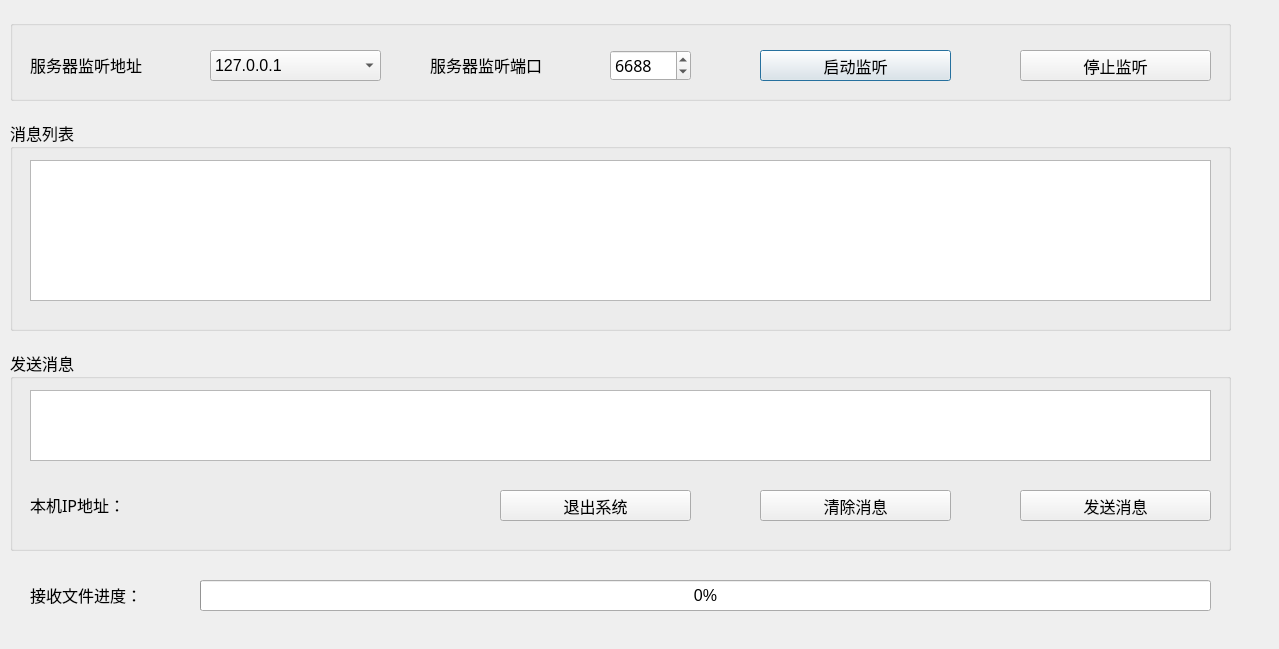
<?xml version="1.0" encoding="UTF-8"?>
<ui version="4.0">
 <class>MainDialog</class>
 <widget class="QDialog" name="MainDialog">
  <property name="geometry">
   <rect>
    <x>0</x>
    <y>0</y>
    <width>1279</width>
    <height>649</height>
   </rect>
  </property>
  <property name="font">
   <font>
    <pointsize>12</pointsize>
   </font>
  </property>
  <property name="windowTitle">
   <string>客户端与服务器架构系统-TCP服务器</string>
  </property>
  <property name="windowIcon">
   <iconset resource="resource.qrc">
    <normaloff>:/new/prefix1/images/logo.ico</normaloff>:/new/prefix1/images/logo.ico</iconset>
  </property>
  <widget class="QGroupBox" name="groupBox">
   <property name="geometry">
    <rect>
     <x>10</x>
     <y>20</y>
     <width>1221</width>
     <height>81</height>
    </rect>
   </property>
   <property name="title">
    <string/>
   </property>
   <widget class="QLabel" name="label_server">
    <property name="geometry">
     <rect>
      <x>20</x>
      <y>30</y>
      <width>281</width>
      <height>31</height>
     </rect>
    </property>
    <property name="font">
     <font>
      <family>微软雅黑</family>
     </font>
    </property>
    <property name="text">
     <string>&lt;html&gt;&lt;head/&gt;&lt;body&gt;&lt;p&gt;&lt;span style=&quot; font-size:12pt;&quot;&gt;服务器监听地址&lt;/span&gt;&lt;/p&gt;&lt;/body&gt;&lt;/html&gt;</string>
    </property>
   </widget>
   <widget class="QLabel" name="label_port">
    <property name="geometry">
     <rect>
      <x>420</x>
      <y>30</y>
      <width>251</width>
      <height>31</height>
     </rect>
    </property>
    <property name="font">
     <font>
      <family>微软雅黑</family>
     </font>
    </property>
    <property name="text">
     <string>&lt;html&gt;&lt;head/&gt;&lt;body&gt;&lt;p&gt;&lt;span style=&quot; font-size:12pt;&quot;&gt;服务器监听端口&lt;/span&gt;&lt;/p&gt;&lt;/body&gt;&lt;/html&gt;</string>
    </property>
   </widget>
   <widget class="QSpinBox" name="spinBox_ClientPort">
    <property name="geometry">
     <rect>
      <x>600</x>
      <y>30</y>
      <width>81</width>
      <height>31</height>
     </rect>
    </property>
    <property name="font">
     <font>
      <family>微软雅黑</family>
      <pointsize>12</pointsize>
     </font>
    </property>
    <property name="maximum">
     <number>65535</number>
    </property>
    <property name="value">
     <number>6688</number>
    </property>
   </widget>
   <widget class="QComboBox" name="comboBox_ClientIP">
    <property name="geometry">
     <rect>
      <x>200</x>
      <y>30</y>
      <width>171</width>
      <height>31</height>
     </rect>
    </property>
    <item>
     <property name="text">
      <string>127.0.0.1</string>
     </property>
    </item>
   </widget>
   <widget class="QPushButton" name="pushButton_StartListening">
    <property name="geometry">
     <rect>
      <x>750</x>
      <y>30</y>
      <width>191</width>
      <height>31</height>
     </rect>
    </property>
    <property name="font">
     <font>
      <family>微软雅黑</family>
     </font>
    </property>
    <property name="text">
     <string>启动监听</string>
    </property>
    <property name="icon">
     <iconset resource="resource.qrc">
      <normaloff>:/new/prefix1/images/start.ico</normaloff>:/new/prefix1/images/start.ico</iconset>
    </property>
   </widget>
   <widget class="QPushButton" name="pushButton_StopListening">
    <property name="geometry">
     <rect>
      <x>1010</x>
      <y>30</y>
      <width>191</width>
      <height>31</height>
     </rect>
    </property>
    <property name="font">
     <font>
      <family>微软雅黑</family>
     </font>
    </property>
    <property name="text">
     <string>停止监听</string>
    </property>
    <property name="icon">
     <iconset resource="resource.qrc">
      <normaloff>:/new/prefix1/images/stop.ico</normaloff>:/new/prefix1/images/stop.ico</iconset>
    </property>
   </widget>
  </widget>
  <widget class="QGroupBox" name="groupBox_2">
   <property name="geometry">
    <rect>
     <x>10</x>
     <y>120</y>
     <width>1221</width>
     <height>211</height>
    </rect>
   </property>
   <property name="font">
    <font>
     <family>微软雅黑</family>
     <pointsize>12</pointsize>
    </font>
   </property>
   <property name="title">
    <string>消息列表</string>
   </property>
   <widget class="QPlainTextEdit" name="plainTextEdit_MsgList">
    <property name="geometry">
     <rect>
      <x>20</x>
      <y>40</y>
      <width>1181</width>
      <height>141</height>
     </rect>
    </property>
   </widget>
  </widget>
  <widget class="QGroupBox" name="groupBox_3">
   <property name="geometry">
    <rect>
     <x>10</x>
     <y>350</y>
     <width>1221</width>
     <height>201</height>
    </rect>
   </property>
   <property name="font">
    <font>
     <family>微软雅黑</family>
     <pointsize>12</pointsize>
    </font>
   </property>
   <property name="title">
    <string>发送消息</string>
   </property>
   <widget class="QPlainTextEdit" name="plainTextEdit_SendList">
    <property name="geometry">
     <rect>
      <x>20</x>
      <y>40</y>
      <width>1181</width>
      <height>71</height>
     </rect>
    </property>
   </widget>
   <widget class="QPushButton" name="pushButton_SendData">
    <property name="geometry">
     <rect>
      <x>1010</x>
      <y>140</y>
      <width>191</width>
      <height>31</height>
     </rect>
    </property>
    <property name="font">
     <font>
      <family>微软雅黑</family>
     </font>
    </property>
    <property name="text">
     <string>发送消息</string>
    </property>
    <property name="icon">
     <iconset resource="resource.qrc">
      <normaloff>:/new/prefix1/images/sendmsg.ico</normaloff>:/new/prefix1/images/sendmsg.ico</iconset>
    </property>
   </widget>
   <widget class="QPushButton" name="pushButton_ClearMsg">
    <property name="geometry">
     <rect>
      <x>750</x>
      <y>140</y>
      <width>191</width>
      <height>31</height>
     </rect>
    </property>
    <property name="font">
     <font>
      <family>微软雅黑</family>
     </font>
    </property>
    <property name="text">
     <string>清除消息</string>
    </property>
    <property name="icon">
     <iconset resource="resource.qrc">
      <normaloff>:/new/prefix1/images/clear.ico</normaloff>:/new/prefix1/images/clear.ico</iconset>
    </property>
   </widget>
   <widget class="QPushButton" name="pushButton_ExitSystem">
    <property name="geometry">
     <rect>
      <x>490</x>
      <y>140</y>
      <width>191</width>
      <height>31</height>
     </rect>
    </property>
    <property name="font">
     <font>
      <family>微软雅黑</family>
     </font>
    </property>
    <property name="text">
     <string>退出系统</string>
    </property>
    <property name="icon">
     <iconset resource="resource.qrc">
      <normaloff>:/new/prefix1/images/exit.ico</normaloff>:/new/prefix1/images/exit.ico</iconset>
    </property>
   </widget>
   <widget class="QLabel" name="label_LocalIP">
    <property name="geometry">
     <rect>
      <x>20</x>
      <y>140</y>
      <width>281</width>
      <height>31</height>
     </rect>
    </property>
    <property name="font">
     <font>
      <family>微软雅黑</family>
     </font>
    </property>
    <property name="text">
     <string>&lt;html&gt;&lt;head/&gt;&lt;body&gt;&lt;p&gt;本机IP地址：&lt;/p&gt;&lt;/body&gt;&lt;/html&gt;</string>
    </property>
   </widget>
  </widget>
  <widget class="QLabel" name="label_3">
   <property name="geometry">
    <rect>
     <x>30</x>
     <y>580</y>
     <width>281</width>
     <height>31</height>
    </rect>
   </property>
   <property name="font">
    <font>
     <family>微软雅黑</family>
    </font>
   </property>
   <property name="text">
    <string>&lt;html&gt;&lt;head/&gt;&lt;body&gt;&lt;p&gt;接收文件进度：&lt;/p&gt;&lt;/body&gt;&lt;/html&gt;</string>
   </property>
  </widget>
  <widget class="QProgressBar" name="progressBar">
   <property name="geometry">
    <rect>
     <x>200</x>
     <y>580</y>
     <width>1011</width>
     <height>31</height>
    </rect>
   </property>
   <property name="value">
    <number>0</number>
   </property>
  </widget>
  <zorder>groupBox_2</zorder>
  <zorder>groupBox</zorder>
  <zorder>groupBox_3</zorder>
  <zorder>label_3</zorder>
  <zorder>progressBar</zorder>
 </widget>
 <layoutdefault spacing="6" margin="11"/>
 <resources>
  <include location="resource.qrc"/>
 </resources>
 <connections/>
</ui>
